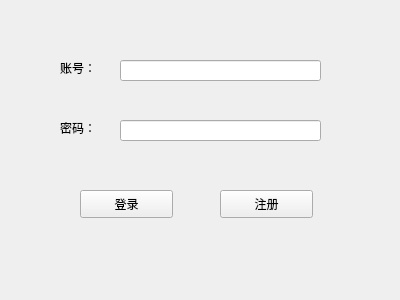
<?xml version="1.0" encoding="UTF-8"?>
<ui version="4.0">
 <class>widget2</class>
 <widget class="QWidget" name="widget2">
  <property name="geometry">
   <rect>
    <x>0</x>
    <y>0</y>
    <width>400</width>
    <height>300</height>
   </rect>
  </property>
  <property name="windowTitle">
   <string>Form</string>
  </property>
  <widget class="QPushButton" name="pushButton">
   <property name="geometry">
    <rect>
     <x>80</x>
     <y>190</y>
     <width>93</width>
     <height>28</height>
    </rect>
   </property>
   <property name="text">
    <string>登录</string>
   </property>
  </widget>
  <widget class="QPushButton" name="pushButton_2">
   <property name="geometry">
    <rect>
     <x>220</x>
     <y>190</y>
     <width>93</width>
     <height>28</height>
    </rect>
   </property>
   <property name="text">
    <string>注册</string>
   </property>
  </widget>
  <widget class="QLabel" name="label">
   <property name="geometry">
    <rect>
     <x>60</x>
     <y>60</y>
     <width>72</width>
     <height>15</height>
    </rect>
   </property>
   <property name="text">
    <string>账号：</string>
   </property>
  </widget>
  <widget class="QLabel" name="label_2">
   <property name="geometry">
    <rect>
     <x>60</x>
     <y>120</y>
     <width>72</width>
     <height>15</height>
    </rect>
   </property>
   <property name="text">
    <string>密码：</string>
   </property>
  </widget>
  <widget class="QLineEdit" name="lineEdit">
   <property name="geometry">
    <rect>
     <x>120</x>
     <y>60</y>
     <width>201</width>
     <height>21</height>
    </rect>
   </property>
  </widget>
  <widget class="QLineEdit" name="lineEdit_2">
   <property name="geometry">
    <rect>
     <x>120</x>
     <y>120</y>
     <width>201</width>
     <height>21</height>
    </rect>
   </property>
  </widget>
 </widget>
 <resources/>
 <connections/>
</ui>
